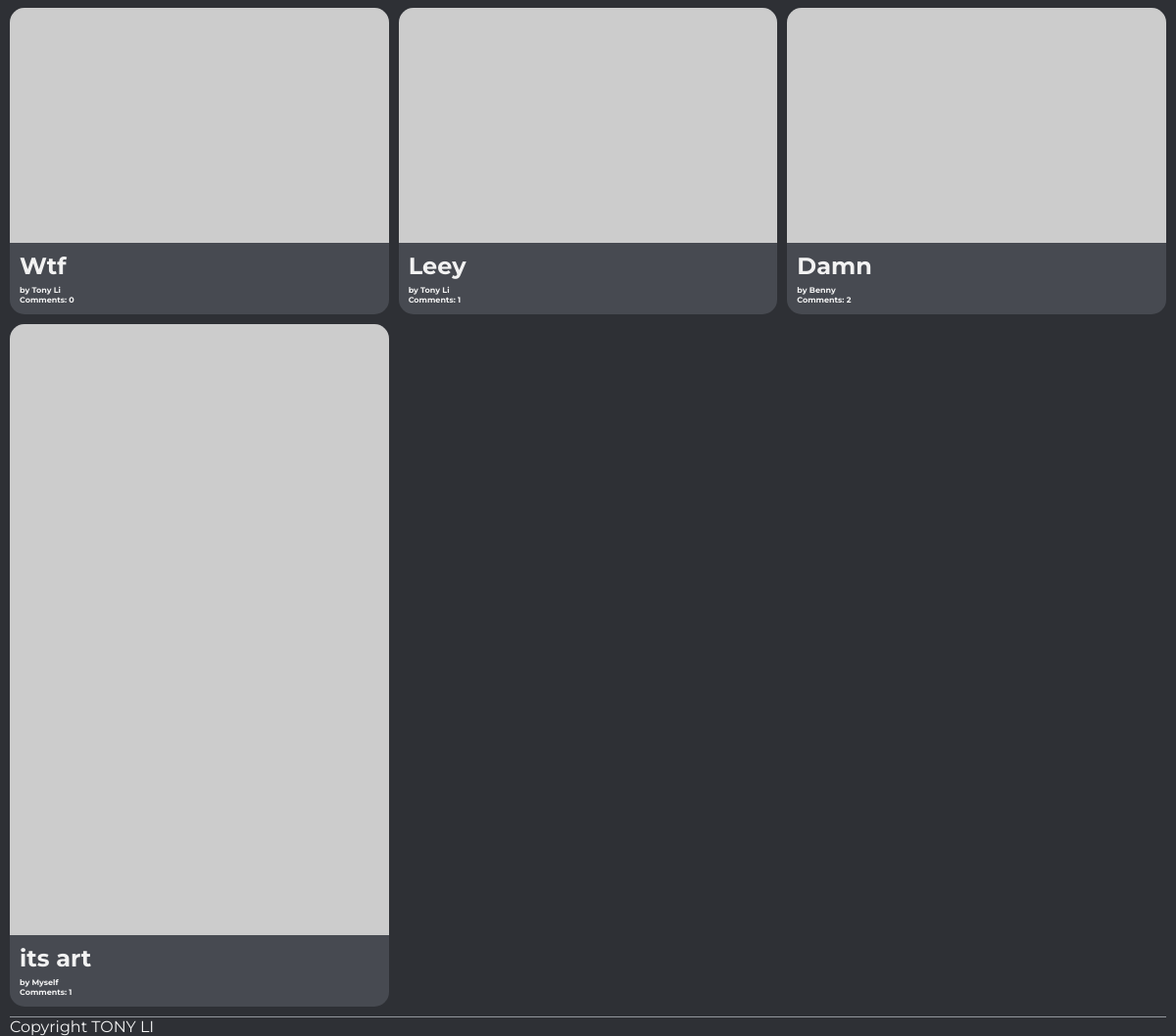
The page /pictures/ (lower part) on the database as committed earlier.
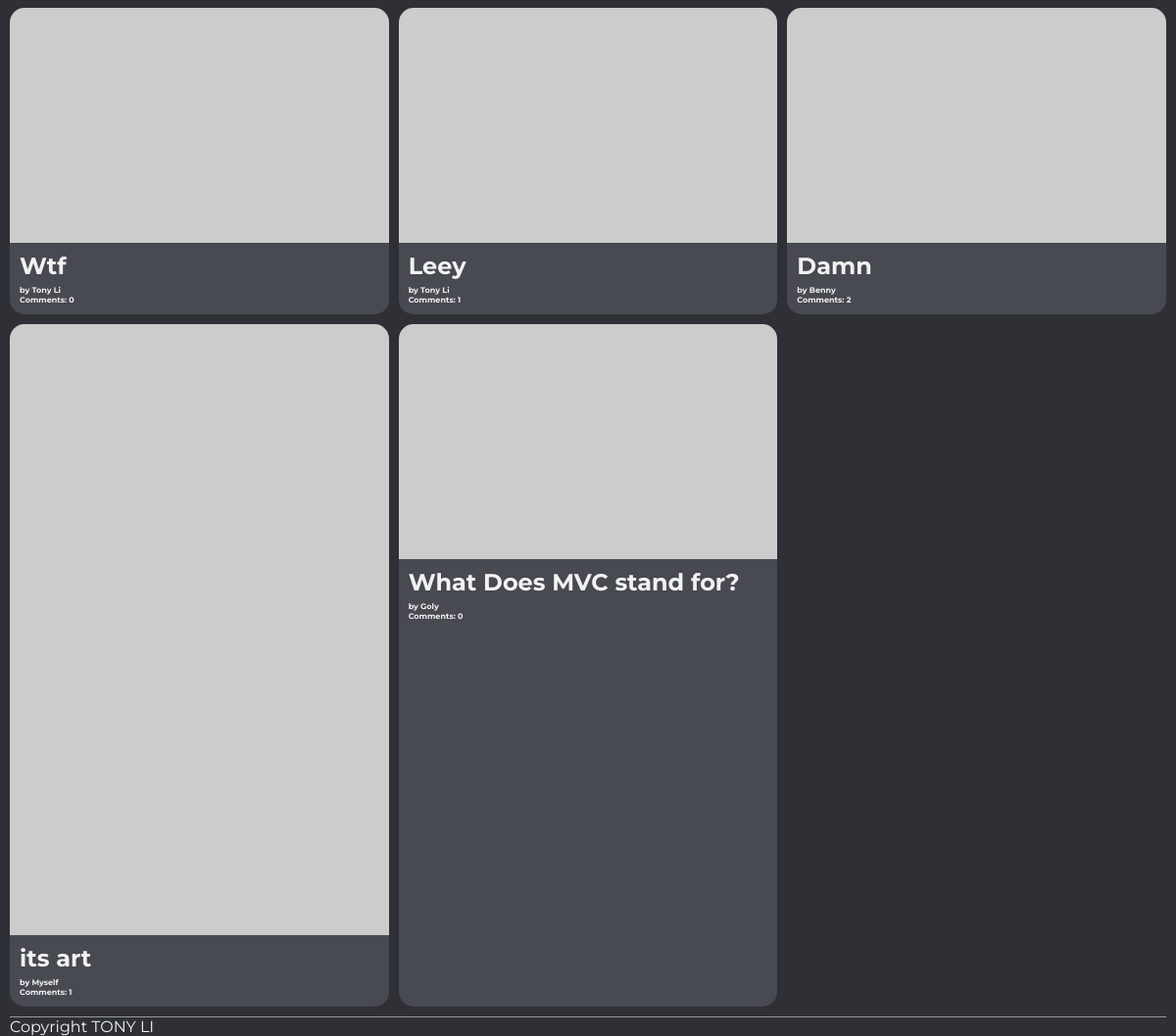
The same page on the database as committed later.
### photogur/models.py (models this page shows, shortened)
class Picture(models.Model):
    title = models.CharField(max_length=255)
    artist = models.CharField(max_length=255)
    url = models.CharField(max_length=255)
    user = models.ForeignKey(User, on_delete=models.CASCADE, related_name='pictures', default=1)

### photogur/views.py (the view)
# urls.py: path('pictures/', pics, name='picture_home'),
def pics(request):
    context = {
        'pictures': Picture.objects.all()
    }
    response = render(request, 'pictures.html', context)
    return HttpResponse(response)

### photogur/templates/pictures.html
{% extends 'base.html' %}
{% block content %}
<div class="main-layout">
  {% for picture in pictures %}
    <div class="photo-box">
      <a href="{% url 'picture_details' id=picture.pk %}">
        <li>
          <img class="image" src="{{picture.url}}" alt="Error" >
        </li>
      </a>
      <div class="info">
        <h2>{{ picture.title }}</h2>
        <h3>by {{ picture.artist }}</h3>
        <h3>Comments: {{ picture.comments.count }}</h3>
      </div>
    </div>
  {% endfor %}
</div>
{% endblock %}

### photogur/templates/base.html (shortened to what this page needs)
<!DOCTYPE html>
{% load staticfiles %}
<html lang="en" dir="ltr">
  <head>
    <link rel="stylesheet" href="https://cdnjs.cloudflare.com/ajax/libs/meyer-reset/2.0/reset.css">
    <link rel="stylesheet" href="{% static 'css/main.css' %}">
  </head>
  <body>
      {% block content %}
      {% endblock %}
    <footer> Copyright TONY LI </footer>
  </body>
</html>

### photogur/static/css/main.css (style rules this page uses)
* { box-sizing: border-box; list-style: none; margin: 0; padding: 0; }
html { height: 100%; background: #2e3035; }
body { padding: 10px; font-family: 'Montserrat', sans-serif; position: relative; height: 100%; color: #f2f2f2; }
.image { display: grid; grid-column: 1fr; height: auto; width: 100%; }
li { list-style: none; display: inline-block; }
.main-layout { display: inline-block; display: grid; grid-template-columns: 1fr 1fr 1fr; grid-gap: 10px; border-bottom: 1px solid #94989e; padding-bottom: 10px; }
.photo-box { display: inline-block; display: inline-block; box-sizing: content-box; padding: 0px; background-color: #474a51; border-radius: 15px; }
.photo-box li img { width: 100%; border-radius: 15px 15px 0 0; }
.info { padding: 0 10px 10px 10px; }
.info { font-size: 1em; }
.info h2 { padding: 5px 0; }
.info h3 { font-size: 0.5em; }
.photo-box li img { width: 100%; }

Rows that differ between the two databases and show on the page:
added Picture: title "What Does MVC stand for?", artist "Goly", comments.count "0"
